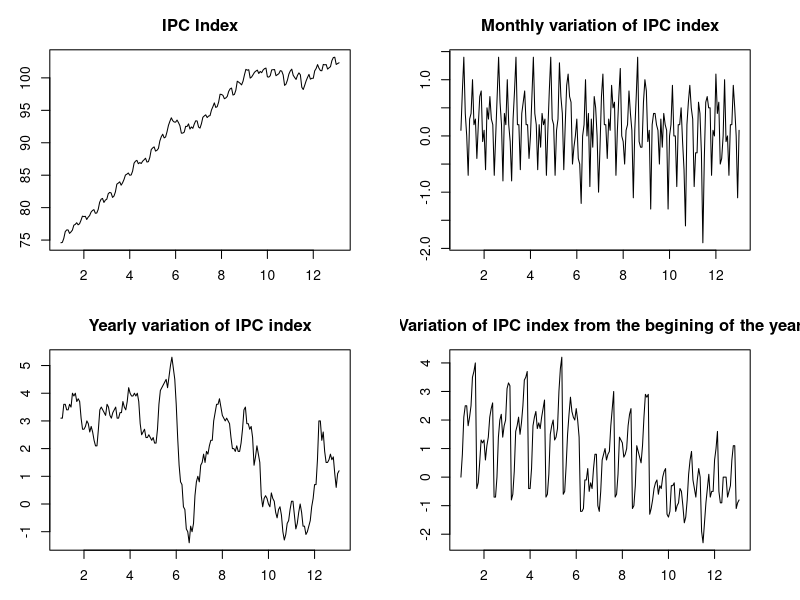
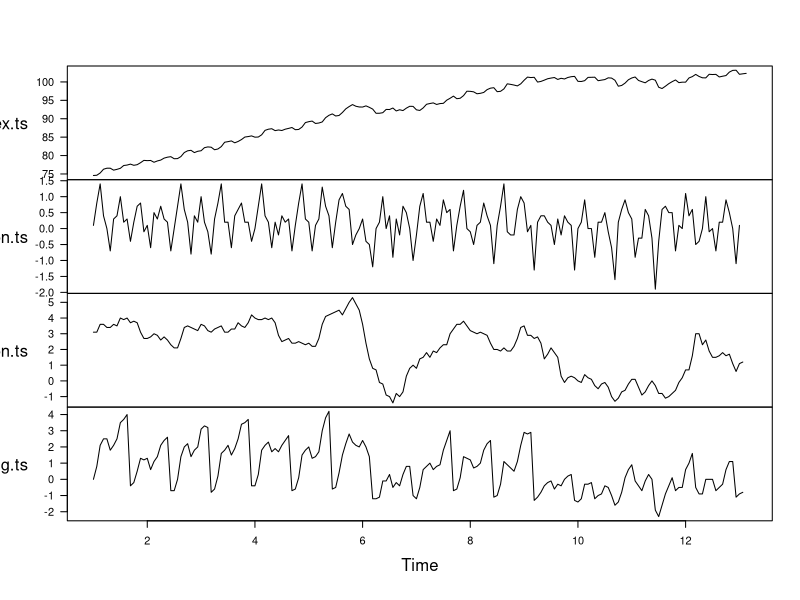
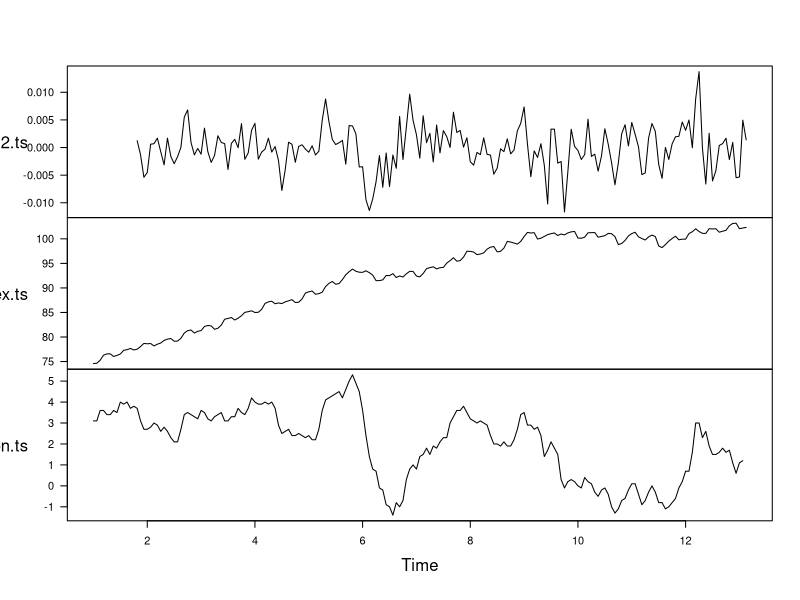
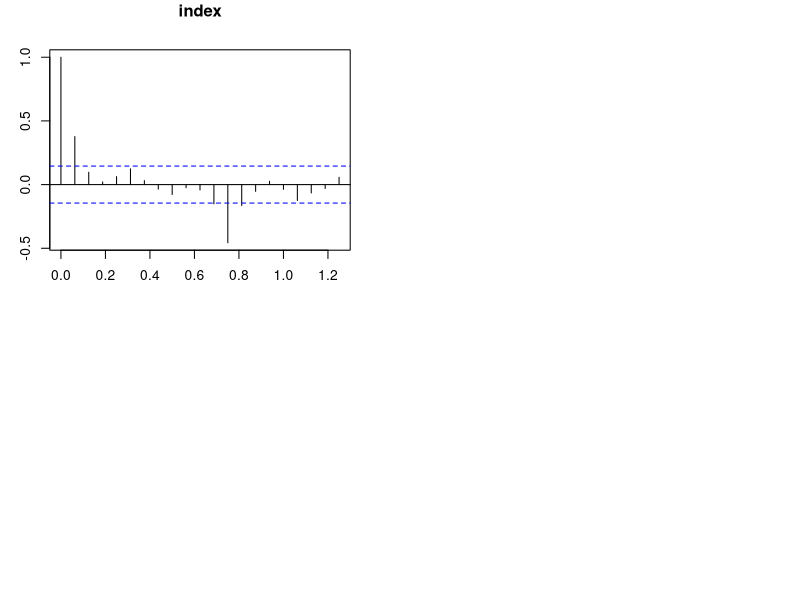

The R source for these figures, in order: (Note: this script raises an error after producing the figures.)
## ---- chunk 1
library(dplyr)
library(tidyr)
library(reshape2)
library(magrittr)
library(stringr) 
## ---- chunk 2
ipcDataRaw = read.csv("_repository/INE_IPC.csv", sep = ",")


# IPC INDEX Transformación
# ----------------------------------
table_range = 1:196
ipcIndex = ipcDataRaw[c(6,7),table_range]
names(ipcIndex) = ipcIndex[1,]
ipcIndex = ipcIndex[-1,] %>% rename(., id = 1) %>% melt(., id = "id") %>% rename(., date = 2, index = 3) %>% .[,2:3] %>% arrange(., desc(date)) %>% transform(., index = as.double(index), date = as.Date(date))
ipcIndex.ts = ts(ipcIndex[2], frequency = 16)

# Monthly variation of IPC index Transformación
# ----------------------------------
table_range = 197:390
IPCmonthVariation = ipcDataRaw[c(6,7),table_range]
names(IPCmonthVariation) = IPCmonthVariation[1,]
IPCmonthVariation = IPCmonthVariation[-1,] %>% rename(., id = 1) %>% melt(., id = "id") %>% rename(., date = 2, index = 3) %>% .[,2:3]  %>% arrange(., desc(date)) %>% transform(., index = as.double(index), date = as.Date(date))
IPCmonthVariation.ts = ts(IPCmonthVariation[2], frequency = 16)

# Yearly variation of IPC index Transformación
# ----------------------------------
table_range = 391:585
IPCyearVariation = ipcDataRaw[c(6,7),table_range]
names(IPCyearVariation) = IPCyearVariation[1,]
IPCyearVariation = IPCyearVariation[-1,] %>% rename(., id = 1) %>% melt(., id = "id") %>% rename(., date = 2, index = 3) %>% .[,2:3] %>% arrange(., desc(date))%>% transform(., index = as.double(index), date = as.Date(date))
IPCyearVariation.ts = ts(IPCyearVariation[2], frequency = 16)

# Variation of IPC index from the begining of the year Transformación
# ----------------------------------
table_range = 586:780
IPCVariationBegining = ipcDataRaw[c(6,7),table_range]
names(IPCVariationBegining) = IPCVariationBegining[1,]
IPCVariationBegining = IPCVariationBegining[-1,] %>% rename(., id = 1) %>% melt(., id = "id") %>% rename(., date = 2, index = 3) %>% .[,2:3] %>% arrange(., desc(date)) %>% transform(., index = as.double(index), date = as.Date(date))
IPCVariationBegining.ts = ts(IPCVariationBegining[2], frequency = 16)


par(mfrow = c(2,2), mar = c(rep(3,4)))
# Plots
# ----------------------------------
plot(ipcIndex.ts, ylab="",main="IPC Index")
plot(IPCmonthVariation.ts, ylab="",main="Monthly variation of IPC index")
plot(IPCyearVariation.ts, ylab="",main="Yearly variation of IPC index")
plot(IPCVariationBegining.ts, ylab="", main="Variation of IPC index from the begining of the year")
par(mfrow = c(2,2), mar = c(rep(3,4)))

plot(ts.union(ipcIndex.ts, IPCmonthVariation.ts, IPCyearVariation.ts, IPCVariationBegining.ts),  ylab="", main = "", las = 1)


## ---- chunk 3

ipcLag12.ts = diff(diff(log(ipcIndex.ts),lag=12))

plot(ts.union(ipcLag12.ts, ipcIndex.ts, IPCyearVariation.ts),  ylab="", main = "", las = 1)


acf(ipcLag12.ts, lag =20)
## ---- chunk 4

divisor = lag(ipcIndex,k=-12)
length(divisor)
dividendo = 100*diff(ipcIndex.ts,lag=12)
length(dividendo) 

Inflation <- dividendo/divisor[1:183,2] #esto creo que es una chapuza divisor[1:183,2]
plot(Inflation, ylab="",main="Inflation")

## ---- chunk 5
par(mfrow = c(3,3), mar = c(rep(3,4)))

#4 we read from file INE_IPC
# ----------------------------------
acf(ipcIndex.ts, main ="IPC Index")
acf(IPCmonthVariation.ts, main ="IPC Month Var.")
acf(IPCyearVariation.ts, main ="IPC Year Var")
acf(IPCVariationBegining.ts, main ="IPC Year from Beg.")

# Inflation 
# ----------------------------------
acf(na.omit(Inflation), main ="Inflation")

#IPC Regular series
# ----------------------------------
IPCRegular.ts =diff(log(ipcIndex.ts), lag=1)
acf(IPCRegular.ts, main = "IPC Regular Series")

#IPC Seasonal series
# ----------------------------------
IPCSeasonal.ts = diff(log(ipcIndex.ts),lag=12)
acf(IPCSeasonal.ts, main = "IPC Seasonal Series")

#Plot this series previously:
# ----------------------------------
test = diff( diff(ipcIndex.ts,lag=1), lag=12)
acf(test, main = "test")

